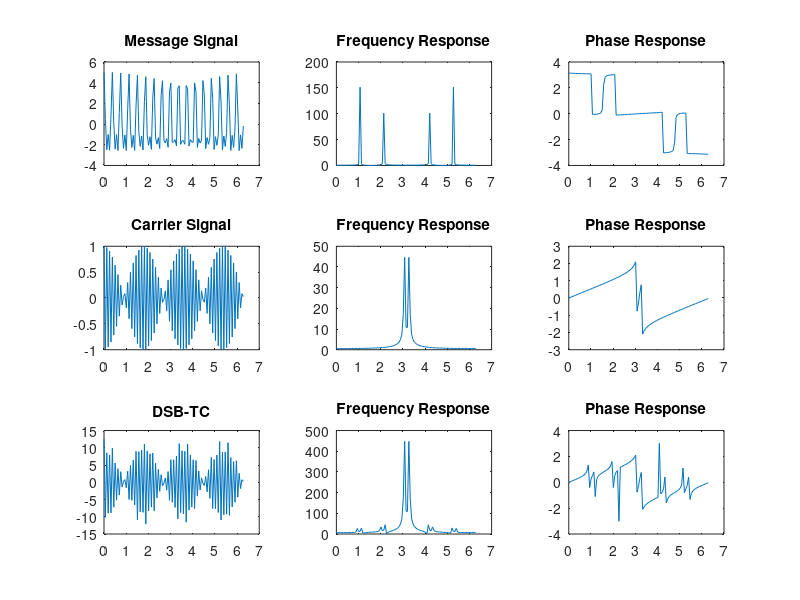

Source code (MATLAB):
clc; clear all; close all;

t = 0: 2*pi/100 : 2*pi;
m = .5;
k = 10;
c = cos(2*pi*800000.*t);
x = 3*cos(2*pi*1000.*t) + 2*cos(2*pi*2000*t);

%Message Signal
subplot(3,3,1);
plot(t,x);
title('Message Signal');

X = fft(x);
subplot(3,3,2);
plot(t,abs(X));
title('Frequency Response');

subplot(3,3,3);
plot(t, angle(X));
title('Phase Response');

%Carrier Signal
subplot(3,3,4);
plot(t, c);
title('Carrier Signal');

C = fft(c);
subplot(3,3,5);
plot(t,abs(C));
title('Frequency Response');

subplot(3,3,6);
plot(t, angle(C));
title('Phase Response');

%DSB-TC
tc = (k + m.*x).*c;
subplot(3,3,7);
plot(t, tc);
title('DSB-TC');

TC = fft(tc);
subplot(3,3,8);
plot(t,abs(TC));
title('Frequency Response');

subplot(3,3,9);
plot(t, angle(TC));
title('Phase Response');